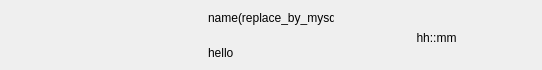
<?xml version="1.0" encoding="UTF-8"?>
<ui version="4.0">
 <class>ChatUserWid</class>
 <widget class="QWidget" name="ChatUserWid">
  <property name="geometry">
   <rect>
    <x>0</x>
    <y>0</y>
    <width>542</width>
    <height>70</height>
   </rect>
  </property>
  <property name="minimumSize">
   <size>
    <width>0</width>
    <height>70</height>
   </size>
  </property>
  <property name="maximumSize">
   <size>
    <width>16777215</width>
    <height>70</height>
   </size>
  </property>
  <property name="windowTitle">
   <string>Form</string>
  </property>
  <layout class="QHBoxLayout" name="horizontalLayout">
   <property name="spacing">
    <number>5</number>
   </property>
   <property name="topMargin">
    <number>2</number>
   </property>
   <property name="bottomMargin">
    <number>2</number>
   </property>
   <item>
    <widget class="QWidget" name="icon_wid" native="true">
     <property name="minimumSize">
      <size>
       <width>50</width>
       <height>50</height>
      </size>
     </property>
     <property name="maximumSize">
      <size>
       <width>50</width>
       <height>50</height>
      </size>
     </property>
     <layout class="QHBoxLayout" name="horizontalLayout_2">
      <property name="spacing">
       <number>0</number>
      </property>
      <property name="leftMargin">
       <number>0</number>
      </property>
      <property name="topMargin">
       <number>0</number>
      </property>
      <property name="rightMargin">
       <number>0</number>
      </property>
      <property name="bottomMargin">
       <number>0</number>
      </property>
      <item>
       <widget class="QLabel" name="icon_lb">
        <property name="minimumSize">
         <size>
          <width>45</width>
          <height>45</height>
         </size>
        </property>
        <property name="maximumSize">
         <size>
          <width>45</width>
          <height>45</height>
         </size>
        </property>
        <property name="text">
         <string/>
        </property>
       </widget>
      </item>
     </layout>
    </widget>
   </item>
   <item>
    <widget class="QWidget" name="user_info_wid" native="true">
     <property name="maximumSize">
      <size>
       <width>130</width>
       <height>16777215</height>
      </size>
     </property>
     <layout class="QVBoxLayout" name="verticalLayout">
      <property name="spacing">
       <number>7</number>
      </property>
      <property name="leftMargin">
       <number>2</number>
      </property>
      <property name="topMargin">
       <number>2</number>
      </property>
      <property name="rightMargin">
       <number>2</number>
      </property>
      <property name="bottomMargin">
       <number>2</number>
      </property>
      <item>
       <widget class="QLabel" name="user_name_lb">
        <property name="text">
         <string>name(replace_by_mysql)</string>
        </property>
       </widget>
      </item>
      <item>
       <widget class="QLabel" name="user_chat_lb">
        <property name="maximumSize">
         <size>
          <width>130</width>
          <height>16777215</height>
         </size>
        </property>
        <property name="text">
         <string>hello</string>
        </property>
       </widget>
      </item>
     </layout>
    </widget>
   </item>
   <item>
    <widget class="QWidget" name="time_wid" native="true">
     <property name="minimumSize">
      <size>
       <width>50</width>
       <height>50</height>
      </size>
     </property>
     <property name="maximumSize">
      <size>
       <width>50</width>
       <height>50</height>
      </size>
     </property>
     <widget class="QLabel" name="time_lb">
      <property name="geometry">
       <rect>
        <x>0</x>
        <y>20</y>
        <width>51</width>
        <height>16</height>
       </rect>
      </property>
      <property name="text">
       <string>hh::mm</string>
      </property>
      <property name="alignment">
       <set>Qt::AlignCenter</set>
      </property>
     </widget>
    </widget>
   </item>
  </layout>
 </widget>
 <resources/>
 <connections/>
</ui>
